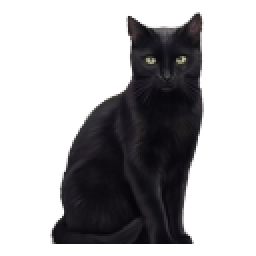
#> input picture assets/blackcat.png, 128 x 128 px, given in place of skull.png, which was not available (shown 2 times larger)
$ python montage.py
#> lines starting #> are read from the running program, lines starting #| are printed output that depends on the picture; after the words box and inside, x2 and y2 are one past the last pixel; in counts of white or black regions, pixels touching at a corner belong together; pictures that were not available may be replaced by others from this repository, and a replacement may not be noted
#!/usr/bin/env python3
"""Montage the 11 final sprites on a checkerboard bg for transparency preview."""
import os
from PIL import Image, ImageDraw, ImageFont

ASSETS = r"D:\Dev\BoneCrush\assets"
EVID = r"C:\Users\MiSTRFiNGA\Desktop\Tests\BoneCrush_gfx"
NAMES = ["skull", "femur", "crossbones", "ribcage", "gem",
         "hand", "key", "coin", "potion", "eyeball", "femur_alt"]
CELL = 128
GAP = 12
COLS = 6
LABEL_H = 18
os.makedirs(EVID, exist_ok=True)


def checker(size, c1=(200, 200, 200), c2=(150, 150, 150), sq=16):
    img = Image.new("RGB", (size, size), c1)
    d = ImageDraw.Draw(img)
    for y in range(0, size, sq):
        for x in range(0, size, sq):
            if (x // sq + y // sq) % 2:
                d.rectangle([x, y, x + sq, y + sq], fill=c2)
    return img


rows = (len(NAMES) + COLS - 1) // COLS
W = COLS * CELL + (COLS + 1) * GAP
H = rows * (CELL + LABEL_H) + (rows + 1) * GAP
canvas = Image.new("RGB", (W, H), (40, 40, 45))
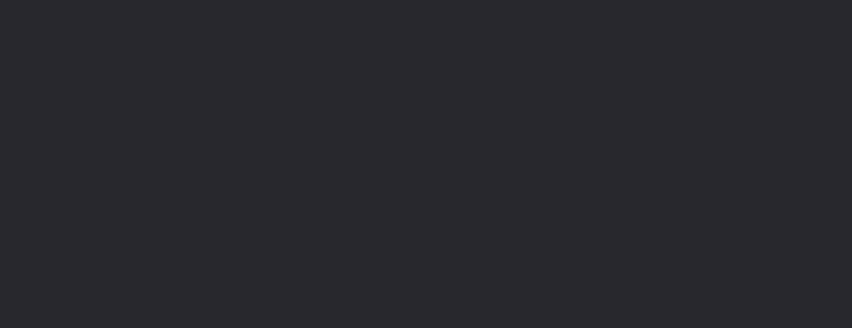
#> canvas: PIL image 852x328 RGB; mean R, G, B 40, 40, 45
draw = ImageDraw.Draw(canvas)
try:
    font = ImageFont.truetype("arial.ttf", 13)
except Exception:
    font = ImageFont.load_default()

for i, name in enumerate(NAMES):
    r, c = divmod(i, COLS)
    x = GAP + c * (CELL + GAP)
    y = GAP + r * (CELL + LABEL_H + GAP)
    bg = checker(CELL)
#> in checker, `img = Image.new("RGB", (size, size), c1)`: img: PIL image 128x128 RGB; every value is 200
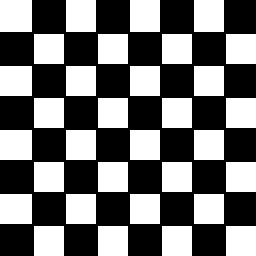
#> bg: PIL image 128x128 RGB (shown 2 times larger); values 150 (black) and 200 (white), 44.7% white; 32 white regions, largest, box (x1, y1, x2, y2) and area: (0, 0, 16, 16) 256, (33, 0, 48, 16) 240, (65, 0, 80, 16) 240
    sprite = Image.open(os.path.join(ASSETS, f"{name}.png")).convert("RGBA")
#> sprite is the input picture: PIL image 128x128 RGBA; mean R, G, B, A 10, 9.2, 11, 90.3
    bg.paste(sprite, (0, 0), sprite)
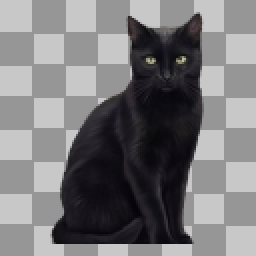
#> bg: PIL image 128x128 RGB (shown 2 times larger); mean R, G, B 121, 120.2, 122
    canvas.paste(bg, (x, y))
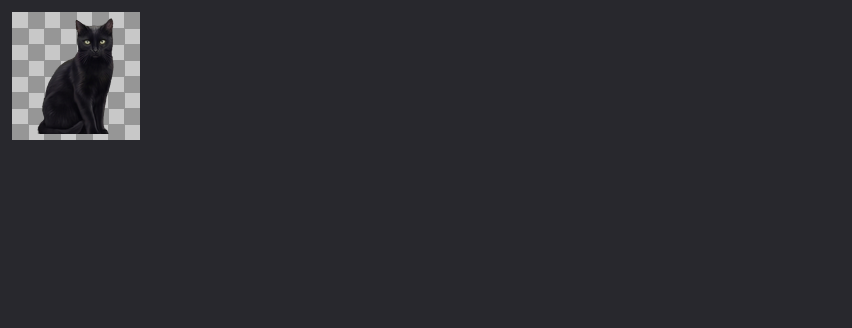
#> canvas: PIL image 852x328 RGB; mean R, G, B 44.7, 44.7, 49.5
    draw.text((x + 2, y + CELL + 2), name, fill=(230, 230, 230), font=font)
#> pass 2 of the loop `for i, name in enumerate(NAMES):`:
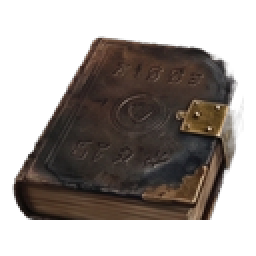
#> input picture assets/book.png, 128 x 128 px, given in place of femur.png, which was not available (shown 2 times larger)
#> sprite is the input picture: PIL image 128x128 RGBA; mean R, G, B, A 32.1, 25.6, 21.6, 122.6
#> `bg.paste(sprite, (0, 0), sprite)`:
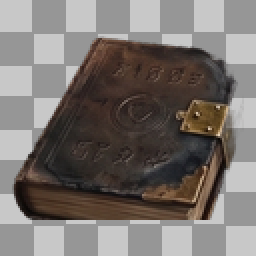
#> bg: PIL image 128x128 RGB (shown 2 times larger); mean R, G, B 121, 114.6, 110.8
#> `canvas.paste(bg, (x, y))`:
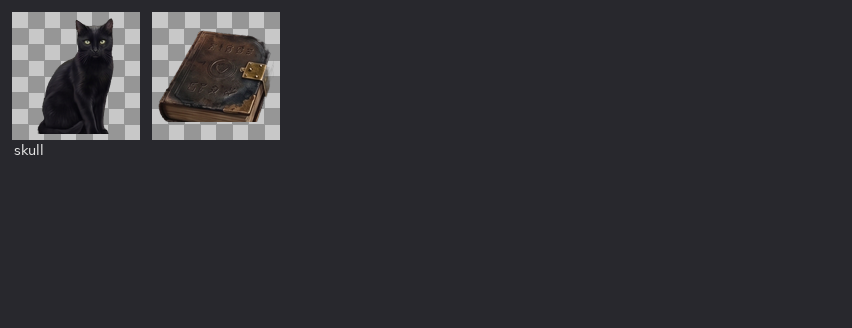
#> canvas: PIL image 852x328 RGB; mean R, G, B 49.6, 49.1, 53.4
#> (the run stopped early here; a loop or call above may not have finished)
